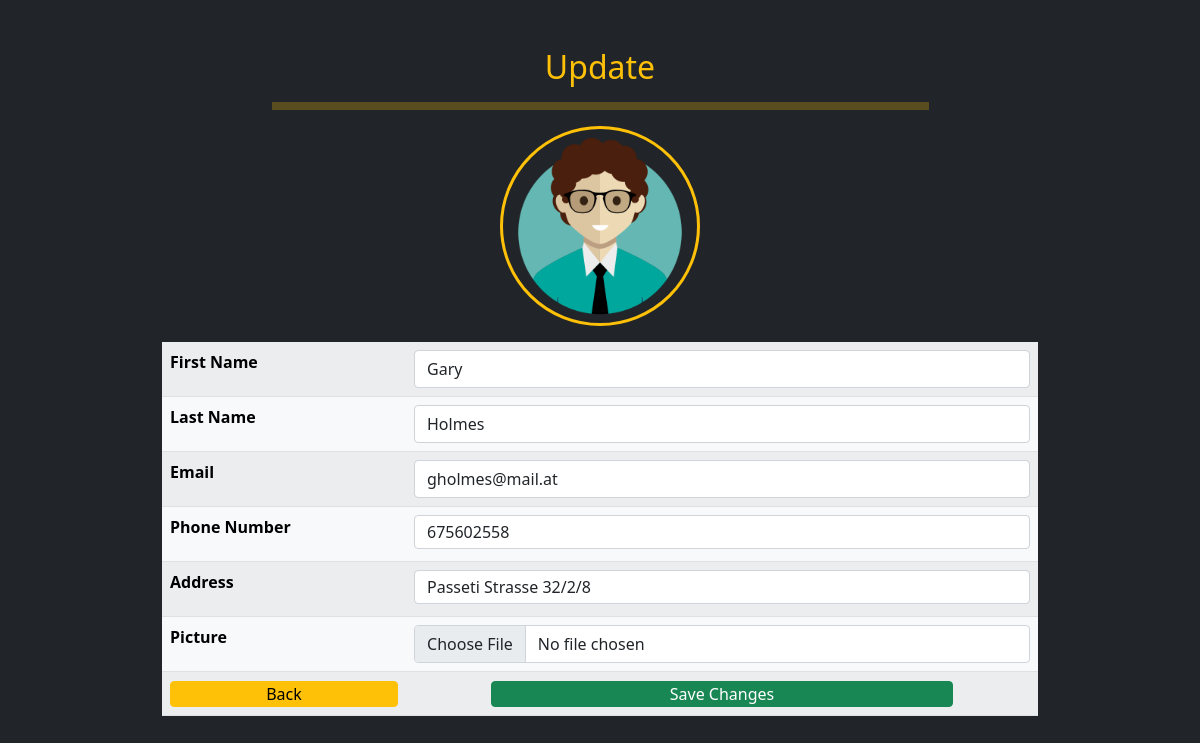
The page /CRUD/update.php?id=1 (signed in) on the database its author committed.
### tables this page shows
CREATE TABLE `users` (
  `id` int(5) NOT NULL,
  `first_name` varchar(30) NOT NULL,
  `last_name` varchar(50) NOT NULL,
  `email` varchar(50) NOT NULL,
  `phone_number` int(15) NOT NULL,
  `address` varchar(100) DEFAULT NULL,
  `picture` varchar(255) DEFAULT NULL,
  `password` varchar(255) NOT NULL,
  `user_status` enum('adm','user') NOT NULL DEFAULT 'user'
);

### CRUD/update.php (the view, shortened to what this page needs)
<?php
require_once 'components/db_connect.php';
$backBtn = '';
if(isset($_SESSION["user"])){
   $backBtn = "home.php";
}
if (isset($_GET['id'])) {
   $id = $_GET['id'];
   $sql = "SELECT * FROM users WHERE id = {$id}";
   $result = mysqli_query($connect, $sql);
   if (mysqli_num_rows($result) == 1) {
       $data = mysqli_fetch_assoc($result);
       $f_name = $data['first_name'];
       $l_name = $data['last_name'];
       $email = $data['email'];
       $phone_number = $data['phone_number'];
       $address = $data['address'];
   }
}
?>
<!DOCTYPE html>
<html lang="en">
<head>
  <?php require_once 'components/bootstrap.php'?>
</head>
<body>
<main class="bg-dark">
<div class="container w-75 py-5 rounded-3">
       <h2 class="text-warning text-center">Update</h2>
       <hr class="bg-warning py-1 mb-3 mx-auto w-75">
       <p class="text-center"><img class='rounded-circle border border-3 border-warning' height="200px" src='pictures/<?php echo $data['picture'] ?>' alt="<?php echo $f_name ?>"></p>
       <form class="rounded-3" method="post" enctype="multipart/form-data">
           <table class="table table-striped table-light rounded-3">
               <tr>
                   <th>First Name</th>
                   <td><input class="form-control" type="text"  name="first_name" placeholder ="First Name" value="<?php echo $f_name ?>"  /></td>
               </tr>
               <tr>
                   <th>Last Name</th>
                   <td><input class="form-control" type= "text" name="last_name"  placeholder="Last Name" value ="<?php echo $l_name ?>" /></td>
               </tr>
               <tr>
                   <th>Email</th>
                   <td><input class="form-control" type="email" name="email" placeholder= "Email" value= "<?php echo $email ?>" /></td>
               </tr>
               <tr>
                   <th>Phone Number</th>
                   <td>
                    <input class='form-control mb-1 py-1' placeholder="Phone number" type="text"  name="phone_number" value ="<?php echo $phone_number ?>"/>
                </td>
               </tr>
               <tr>
                   <th>Address</th>
                   <td>
                    <input class='form-control mb-1 py-1' placeholder="Address" type="text"  name="address" value ="<?php echo $address ?>"/>
                    </td>
               </tr>
               <tr>
                   <th>Picture</th>
                   <td><input class="form-control" type="file" name="picture" /></td>
               </tr>
               <tr>
                   <td><a href= "<?php echo $backBtn?>"><button class="btn btn-warning py-0 px-3 w-100" type="button">Back</button></a></td>
                   <td class="text-center"><button name="submit" class="btn btn-success py-0 w-75" type= "submit">Save Changes</button></td>
               </tr>
           </table>
       </form>
</div>
</main>
</body>
</html>

### CRUD/update.php (style rules this page uses)
main { height: 100vh; }

### rows shown on the page
users: picture (placeholder picture), first_name "Gary", last_name "Holmes", email "gholmes@mail.at", phone_number "675602558", address "Passeti Strasse 32/2/8"
